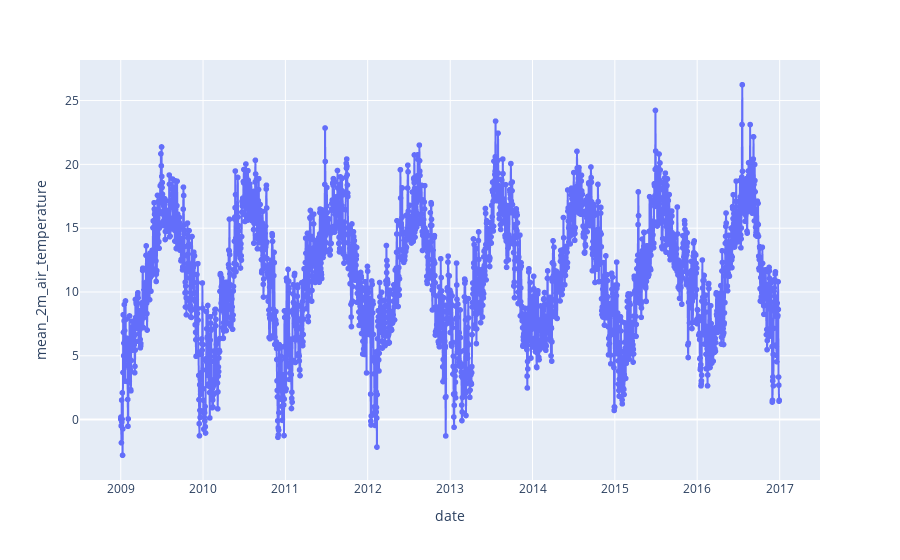

Notebook source saved alongside this figure:
### Markdown cell above
## Visuals

### Code cell
px.line(merged_df, x="date", y="mean_2m_air_temperature", markers=True)

### Figure 1 — Plotly figure (JSON) as saved in the notebook; plotly's stock layout.template omitted (floating-point values rounded to 4 significant figures; data arrays with more than 128 entries replaced by an {"elided": "..."} marker saying what was removed)
{"data": [{"hovertemplate": "date=%{x}<br>mean_2m_air_temperature=%{y}<extra></extra>", "legendgroup": "", "line": {"color": "#636efa", "dash": "solid"}, "marker": {"symbol": "circle"}, "mode": "markers+lines", "name": "", "showlegend": false, "type": "scattergl", "x": {"elided": "2921 str values"}, "xaxis": "x", "y": {"elided": "2921 float values"}, "yaxis": "y"}], "layout": {"legend": {"tracegroupgap": 0}, "margin": {"t": 60}, "xaxis": {"anchor": "y", "domain": [0, 1], "title": {"text": "date"}}, "yaxis": {"anchor": "x", "domain": [0, 1], "title": {"text": "mean_2m_air_temperature"}}}}
